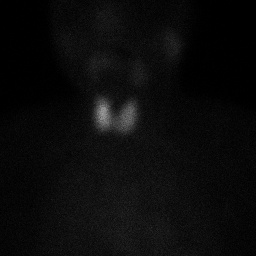
#> input picture test/IM-0001-0002.jpge3cbbe6b-2d21-4798-a27a-10226c1ccc3e.jpg, 256 x 256 px; its folder holds only this picture in this run
$ python -i image_work.py   (imports and definitions only)   (older library calls are emulated)
#> lines starting #> are read from the running program, lines starting #| are printed output that depends on the picture; after the words box and inside, x2 and y2 are one past the last pixel; in counts of white or black regions, pixels touching at a corner belong together
# -*- coding: utf-8 -*-
"""
Library for cleaning radiological data used in machine learning
applications
"""

# imported libraries
import cv2
import numpy as np
import matplotlib.pyplot as plt
import pandas as pd

from PIL import Image
from PIL import Image, ImageOps
from tesserocr import PyTessBaseAPI

import glob
import filecmp
import math
import os
import re

from filecmp import cmp
from pathlib import Path


# [1103 lines left out: functions simpler_crop, crop_np, crop_pil, crop, subtle_sharpie_enhance, harsh_sharpie_enhance and 28 more, not called in this run]


class Rotator:
    """Class for rotating OpenCV images. """

    class RotationIterator:
        """
        Class RotationIterator iterator implementation of a range of
        rotated images
        """

        # [23 lines left out: functions __init__, __next__, not called in this run]

        def __iter__(self):
            """Implementation of iteratble protocol"""
            return self

    # [98 lines left out: functions __init__, __getitem__, iter, simple_spinning_template, not called in this run]


def make_contour_image(im):

    """
    Makes an image into a contour image
    :param im: image name
    :type im: string

    :return: drawing, the contour image
    :rtype: nd.array
    """
    imgL = cv2.imread(im)
#> imgL is the input picture: shape (256, 256, 3); min 0, max 159, mean 10.8
    cv2_vers = cv2.__version__
    major_cv2 = int(cv2.__version__.split('.')[0])
    edges = cv2.Canny(imgL, 0, 12)
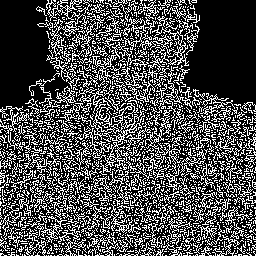
#> edges: shape (256, 256); 30.1% white in thin lines or dots
    thresh = 128
    # get threshold image
    ret, thresh_img = cv2.threshold(edges, thresh, 255, cv2.THRESH_BINARY)
#> ret = 128
    # find contours
    if major_cv2 > 3:
        contours, hierarchy = cv2.findContours(
                                edges,
                                cv2.RETR_EXTERNAL,
                                cv2.CHAIN_APPROX_SIMPLE,
                                )
#> contours = 1414 contours, 1354 with area under 20; largest, box (x1, y1, x2, y2) and area: (60, 16, 189, 143) 1250, (73, 126, 129, 173) 341, (46, 0, 89, 56) 338, (193, 89, 235, 122) 160, (145, 110, 181, 174) 148
    else:
        ret2, contours, hierarchy = cv2.findContours(
                                        edges,
                                        cv2.RETR_EXTERNAL,
                                        cv2.CHAIN_APPROX_SIMPLE,
                                        )
    # create an empty image for contours
    img_contours = np.zeros(imgL.shape)
    drawing = cv2.drawContours(img_contours, contours, -1, (0, 255, 0), 3)
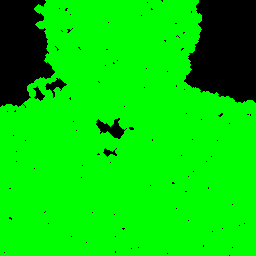
#> drawing: shape (256, 256, 3) float64; mean of channels 0, 1, 2 0, 212.2, 0; drawn as B, G, R
    return drawing


# [250 lines left out: functions avg_image_maker, set_image_variability, avg_image_maker_by_label, zero_to_twofivefive_simplest_norming, rescale_range_from_histogram_low_end, make_histo_scaled_folder, not called in this run]

>>> result = make_contour_image('../../test/IM-0001-0002.jpge3cbbe6b-2d21-4798-a27a-10226c1ccc3e.jpg')

$ run again, on test/IM-0001-0003.jpga8cf5740-b518-4e91-be5e-3b6cdbd43872.jpg
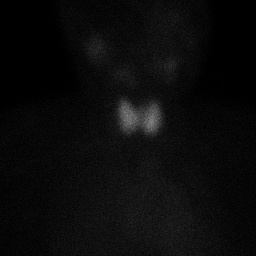
#> input picture test/IM-0001-0003.jpga8cf5740-b518-4e91-be5e-3b6cdbd43872.jpg, 256 x 256 px
#> in make_contour_image, imgL is the input picture: shape (256, 256, 3); min 0, max 136, mean 10.9
#> in make_contour_image, `edges = cv2.Canny(imgL, 0, 12)`:
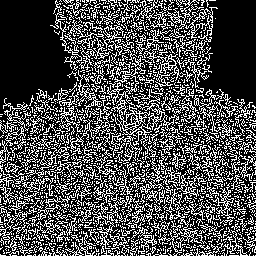
#> edges: shape (256, 256); 30.2% white in thin lines or dots
#> ret = 128
#> contours = 1514 contours, 1447 with area under 20; largest, box (x1, y1, x2, y2) and area: (107, 57, 181, 155) 644, (185, 7, 218, 42) 259, (50, 9, 123, 63) 154, (143, 44, 186, 81) 154, (165, 0, 204, 31) 146
#> in make_contour_image, `drawing = cv2.drawContours(img_contours, contours, -1, (0, 255, 0), 3)`:
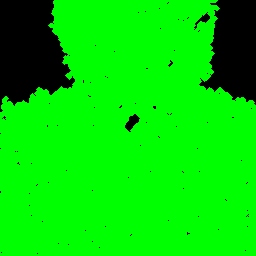
#> drawing: shape (256, 256, 3) float64; mean of channels 0, 1, 2 0, 214.7, 0; drawn as B, G, R
